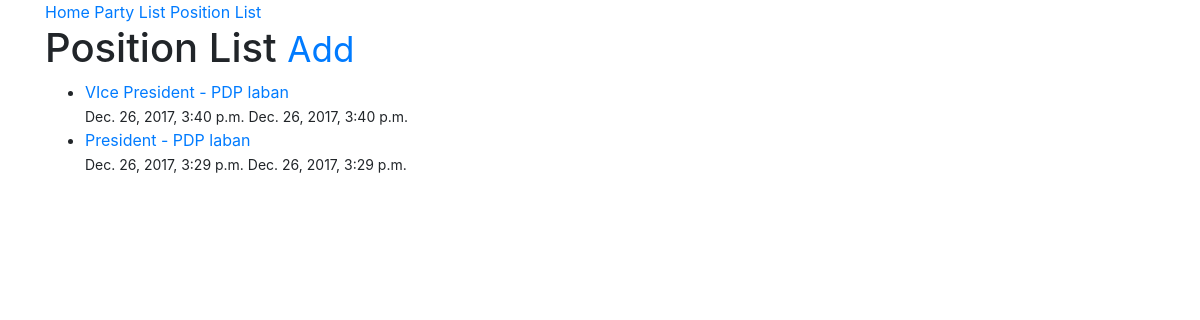
Page /position/ (signed in) on the earlier database version.
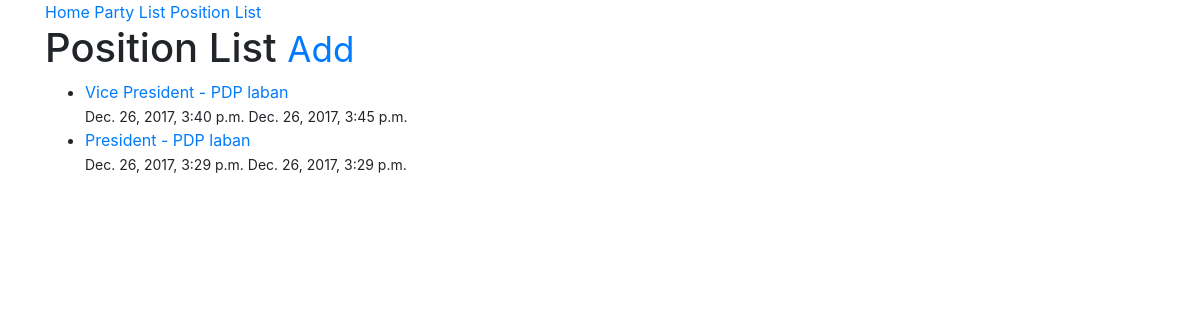
Same page on the later database version.
### positions/models.py (models this page shows, shortened)
class Position(models.Model):
	user 				= models.ForeignKey(User)
	partylist			= models.ForeignKey(PartyList)
	position_name 		= models.CharField(max_length=120)
	timestamp			= models.DateTimeField(auto_now_add=True)
	updated				= models.DateTimeField(auto_now=True)
	slug				= models.SlugField(null=True, blank=True)
	def __str__(self):
		return '%s - %s' % (self.position_name, self.partylist )
	def get_absolute_url(self):
		return reverse('position:edit', kwargs={'slug': self.slug})
	class Meta:
		ordering = ['-updated', '-timestamp']

### partylists/models.py (models this page shows, shortened)
class PartyList(models.Model):
	owner 				= models.ForeignKey(User)
	partylist_name 		= models.CharField(max_length=120)
	timestamp			= models.DateTimeField(auto_now_add=True)
	updated				= models.DateTimeField(auto_now=True)
	slug				= models.SlugField(null=True, blank=True)
	objects 			= CandidateManager()
	def __str__(self):
		return self.partylist_name
	class Meta:
		ordering = ['-updated', '-timestamp']

### positions/views.py (the view)
class PositionListView(LoginRequiredMixin, PermissionRequiredMixin, ListView):
	permission_required = 'positions'
	def get_queryset(self):
		return Position.objects.filter(user=self.request.user)

### positions/templates/positions/position_list.html (shortened to what this page needs)
{% extends "base.html" %}
{% block content %}
<h1>Position List <small><a href='{% url "position:create"%}'>Add</a></small></h1>
<ul>
	{% for obj in object_list %}
		<li><a href='{{ obj.get_absolute_url }}'>{{ obj }}</a><br/><small>{{ obj.timestamp }} {{ obj.updated }}</small></li>
		{% empty %}
			<li><a href='{% url "position:create"%}'>Add One</a></li>
	{% endfor %}
</ul>
{% endblock %}

Differences in the rows shown:
changed Position: position_name+partylist "VIce President - PDP laban" → "Vice President - PDP laban"; updated "Dec. 26, 2017, 3:40 p.m." → "Dec. 26, 2017, 3:45 p.m."
